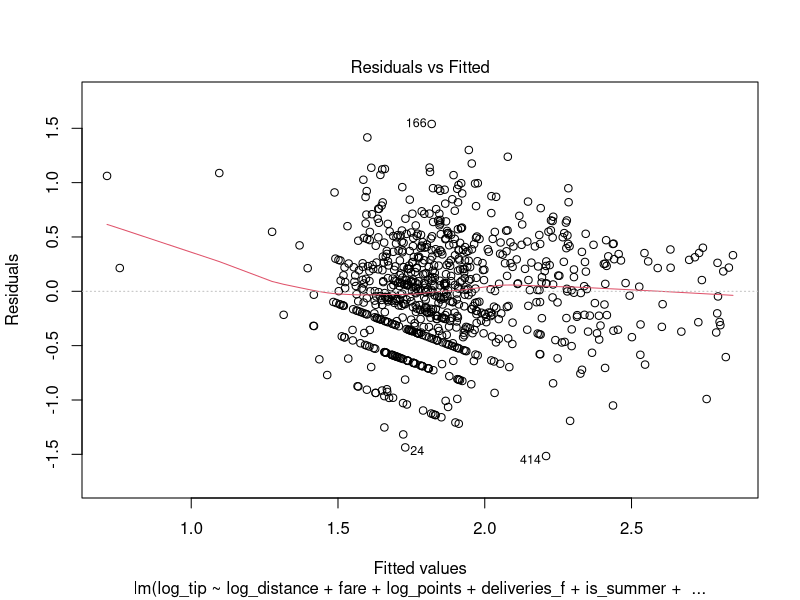
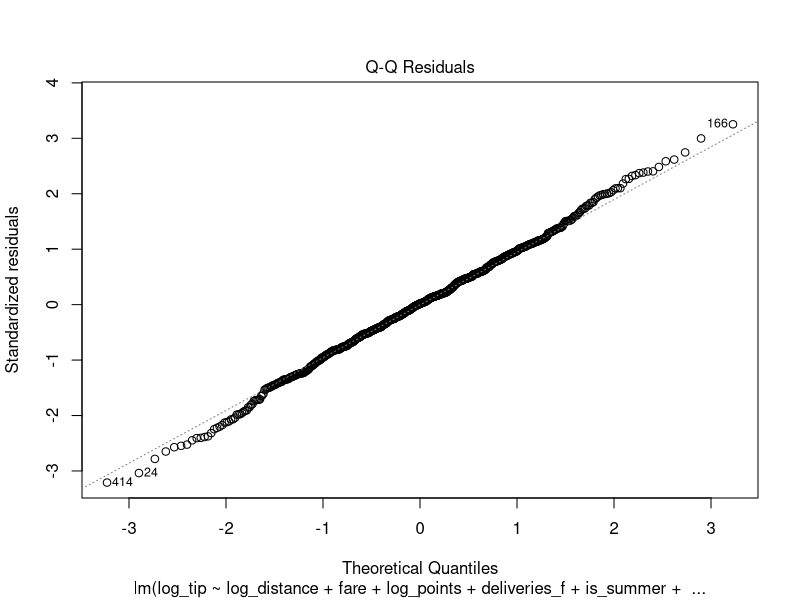
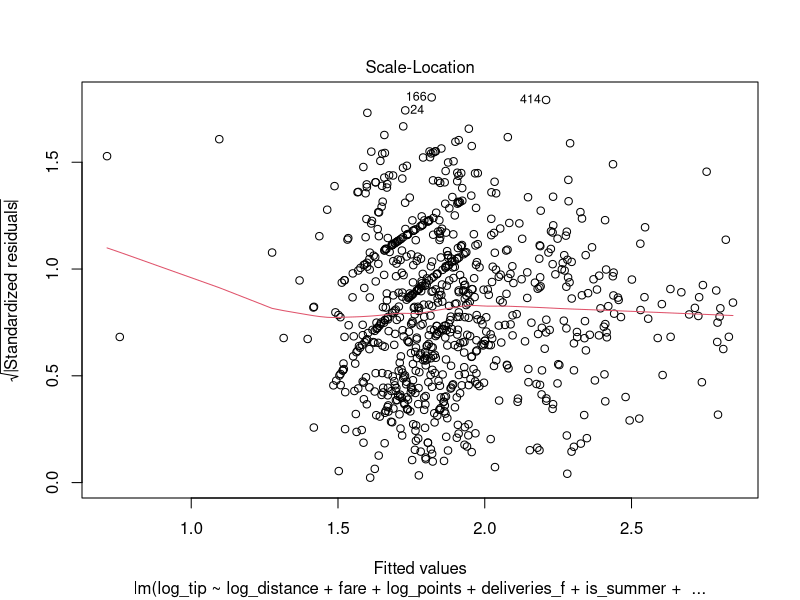
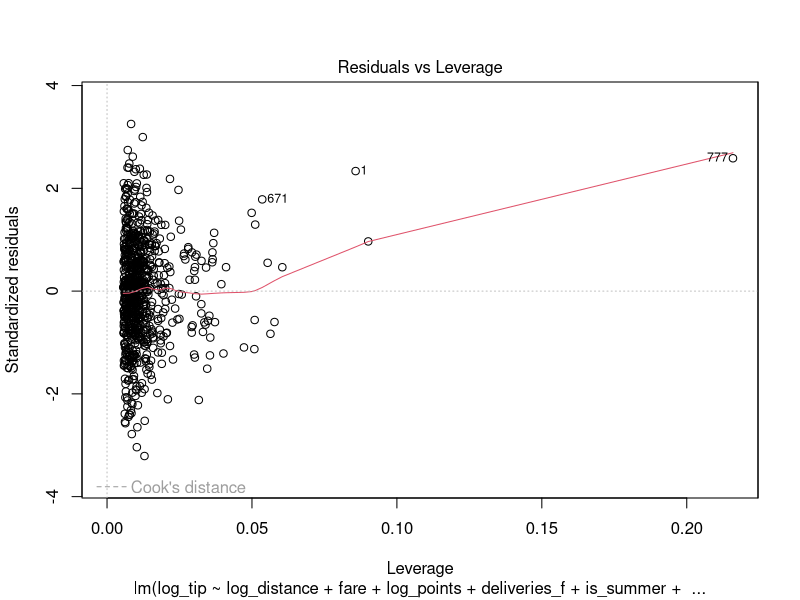

The R source for these figures, in order:

# 1. ŁADOWANIE BIBLIOTEK I DANYCH 
library(tidyverse)
library(car)       
library(lmtest)    

# Wczytanie zbiorów zapisanych przez kolegę
train <- read.csv("data/train.csv", stringsAsFactors = TRUE)
val   <- read.csv("data/val.csv", stringsAsFactors = TRUE)
test  <- read.csv("data/test.csv", stringsAsFactors = TRUE)

# UNIFORMIZACJA I NAPRAWA STRUKTURY DANYCH 
prepare_datasets <- function(df) {

  if("hour" %in% names(df) & !("time" %in% names(df))) {
    df$time <- df$hour
  }
  if("time" %in% names(df) & !("hour" %in% names(df))) {
    df$hour <- df$time
  }
  
  df %>% mutate(
    
    deliveries_f = factor(deliveries_count, levels = sort(unique(train$deliveries_count))),
    
    time_of_day = factor(time_of_day, levels = c("afternoon", "evening", "night")),
   
    is_weekday_3_6 = if_else(weekday >= 3 & weekday <= 6, 1, 0)
  )
}

train <- prepare_datasets(train)
val   <- prepare_datasets(val)
test  <- prepare_datasets(test)


# 2. BUDOWA MODELI REGRESJI LINIOWEJ (MODELING) --------------------------------

print("--- ROZPOCZĘCIE ETAPU MODELOWANIA ---")

# --- Model 1: Bazowy (tylko podstawowe zmienne) ---
model_base <- lm(log_tip ~ distance + duration_min + fare + speed + points + weekday, data = train)
print("=== PODSUMOWANIE MODELU BAZOWEGO ===")
print(summary(model_base))

# --- Model 2: Rozszerzony (nowe zmienne od kolegi) ---
model_extended <- lm(log_tip ~ log_distance + duration_min + dist_dur + fare + 
                       speed + log_points + poin_deli + deliveries_f + 
                       is_summer + is_weekday_3_6 + time_of_day + time_cos, data = train)
print("=== PODSUMOWANIE MODELU ROZSZERZONEGO ===")
print(summary(model_extended))

# --- Model 3: Selekcja krokowa (Stepwise Regression oparta o AIC) ---
model_step <- step(model_extended, direction = "backward", trace = FALSE)
print("=== PODSUMOWANIE MODELU PO SELEKCJI KROKOWEJ ===")
print(summary(model_step))


# 3. DIAGNOSTYKA MODELU (WERYFIKACJA ZAŁOŻEŃ)

print("--- ROZPOCZĘCIE DIAGNOSTYKI MODELI ---")

# Wykresy diagnostyczne (klikaj Enter w konsoli RStudio, aby zobaczyć kolejne)
plot(model_step)

# a) Współliniowość (Multicollinearity) - wskaźnik VIF
print("=== ANALIZA WSPÓŁLINIOWOŚCI (VIF) ===")
vif_extended <- vif(model_extended)
print("Wskaźniki VIF dla pełnego modelu rozszerzonego (model_extended):")
print(vif_extended)

tryCatch({
  vif_values <- vif(model_step)
  print("Wskaźniki VIF dla modelu po selekcji krokowej (model_step):")
  print(vif_values)
}, error = function(e) {
  cat("\nUWAGA: Nie można obliczyć VIF dla model_step.\n")
})

# 4. WALIDACJA I PORÓWNANIE MODELI (VALIDATION)

print("--- ROZPOCZĘCIE WALIDACJI MODELI ---")

# Bezpieczna funkcja pomocnicza do wyliczania miar jakości prognoz: R2, RMSE i MAE
evaluate_model <- function(model, data_set, label) {
  res <- tryCatch({
    
    pred_log <- predict(model, newdata = data_set)
    
    actual_tip <- data_set$tip
    pred_tip <- exp(pred_log) - 1
    
  
    rmse <- sqrt(mean((actual_tip - pred_tip)^2, na.rm = TRUE))
    mae <- mean(abs(actual_tip - pred_tip), na.rm = TRUE)
    r_squared <- summary(model)$r.squared
    
    data.frame(Model = label, R2 = r_squared, RMSE = rmse, MAE = mae)
  }, error = function(e) {
    
    data.frame(Model = paste(label, "(BŁĄD DOPASOWANIA)"), R2 = NA, RMSE = NA, MAE = NA)
  })
  return(res)
}

# Porównanie wszystkich trzech modeli na zbiorze WALIDACYJNYM
results_val <- rbind(
  evaluate_model(model_base, val, "Model Bazowy"),
  evaluate_model(model_extended, val, "Model Rozszerzony"),
  evaluate_model(model_step, val, "Model po selekcji Stepwise")
)

print("=== WYNIKI PORÓWNANIA NA ZBIORZE WALIDACYJNYM ===")
print(results_val)


# 5. OSTATECZNY SPRAWDZIAN (ZBIÓR TESTOWY) 

print("--- OSTATECZNA TESTOWA WALIDACJA ---")
final_test_performance <- evaluate_model(model_step, test, "Model Ostateczny (Test)")

print("=== OSTATECZNY WYNIK NA ZBIORZE TESTOWYM ===")
print(final_test_performance)
